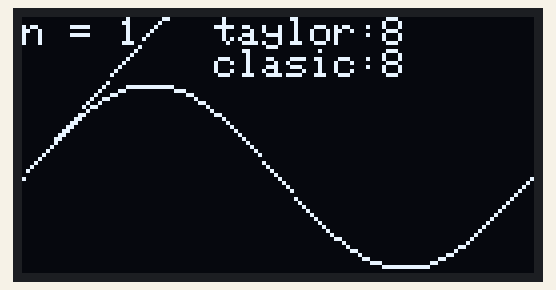
A sketch run on a simulated ESP8266 (NodeMCU). On the bench: 128×64 one-colour display.

Above: at 0.1 s.
At 4.2 s:
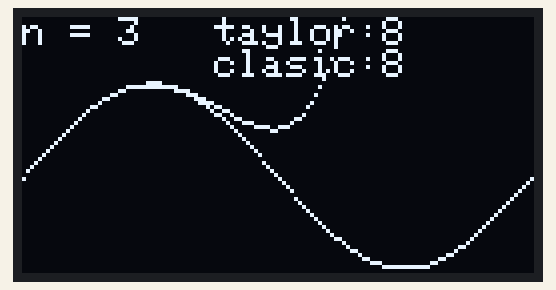
At 8.2 s:
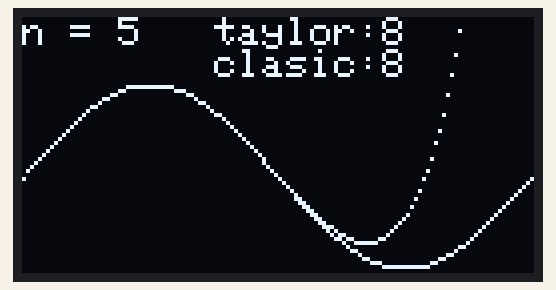
At 18.4 s:
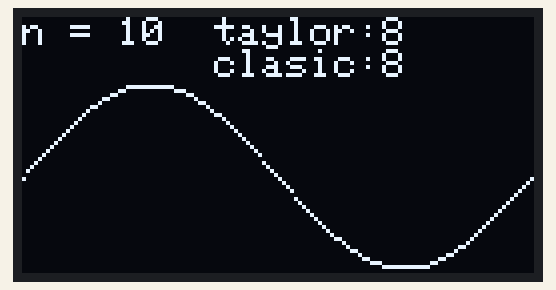
At 26.5 s:
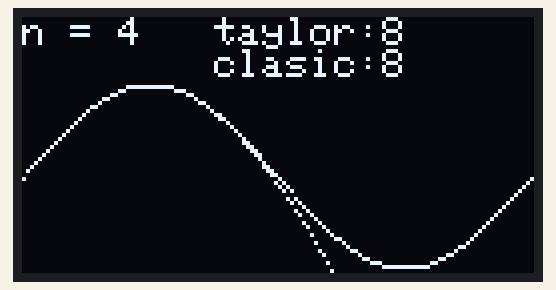
At 36.6 s:
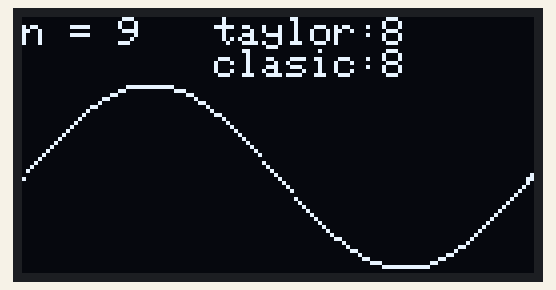

Measured:
- what the display in image 0 shows lasts 2.0 s, from 0.1 s to 2.1 s

The sketch:

sintaylor.ino
```cpp
// Include the library for the OLED display
#include <Adafruit_GFX.h>
#include <Adafruit_SSD1306.h>

// Display dimensions
#define SCREEN_WIDTH 128 // OLED display width, in pixels
#define SCREEN_HEIGHT 64 // OLED display height, in pixels

/*
// Define the pins for the display
#define OLED_MOSI 9
#define OLED_CLK 10
#define OLED_DC 11
#define OLED_CS 12
#define OLED_RESET 13

// Create an object for the display
Adafruit_SSD1306 display(OLED_MOSI, OLED_CLK, OLED_DC, OLED_RESET, OLED_CS);
*/

// Comment out above, uncomment this block to use hardware SPI
#define OLED_DC     D2
#define OLED_CS     D8
#define OLED_RESET  D3
Adafruit_SSD1306 display(SCREEN_WIDTH, SCREEN_HEIGHT,
  &SPI, OLED_DC, OLED_RESET, OLED_CS);


//for time accounting
uint32_t start_taylor = 0 ;
uint32_t stop_taylor = 0 ;
uint32_t start_classic = 0 ;
uint32_t stop_classic = 0 ;


// A function that maps a double value from one range to another
double dmap(double x, double in_min, double in_max, double out_min, double out_max) {
  return (x - in_min) * (out_max - out_min) / (in_max - in_min) + out_min;
}
// A function that approximates the sine of an angle x (in radians) using a Taylor series expansion
// The parameter n is the number of terms to use in the series
double sinTaylor(double x, int n) {
  double sum = 0; // The sum of the series
  double term = x; // The current term in the series
  int sign = 1; // The sign of the current term
  for (int i = 1; i <= n; i++) {
    sum += sign * term; // Add the term to the sum
    term *= x * x / ((2 * i) * (2 * i + 1)); // Update the term using the formula
    sign = -sign; // Flip the sign for the next term
  }
  return sum; // Return the final sum
}

void setup() {
  // Initialize the display
  display.begin(SSD1306_SWITCHCAPVCC);
  display.clearDisplay();
  display.setTextSize(1);
  display.setTextColor(WHITE);
  display.display();
}

void loop() {
  // Draw a sine wave using different number of terms in the series
  for (int n = 1; n <= 10; n++) {
    // Clear the previous wave
//    display.fillRect(0, 16, 128, 48, BLACK);
    display.clearDisplay();
    // Display the number of terms
    display.setCursor(0, 0);
    display.print("n = ");
    display.print(n);

    start_taylor = micros();
    // Draw the wave
    for (int x = 0; x < 128; x++) {
      // Map the x coordinate to the angle in radians
      // bug double angle = map(x, 0, 127, 0, 2 * PI);
      // Map the x coordinate to the angle in radians
      double angle = dmap(x, 0, 127, 0, 2 * PI);

      // Calculate the y coordinate using the sine function
      double y = sinTaylor(angle, n);
      // Map the y coordinate to the pixel position
      int y_pixel = dmap(y, -1, 1, 63, 17);

      // Map the y coordinate to the pixel position
      // bug int y_pixel = map(y, -1, 1, 63, 17);
      // Draw a pixel at the position
      display.drawPixel(x, y_pixel, WHITE);
    }
    stop_taylor = micros();

      start_classic = micros();
// classic sine for reference
        for (int x = 0; x < 128; x++) {
      // Map the x coordinate to the angle in radians
      // bug double angle = map(x, 0, 127, 0, 2 * PI);
      // Map the x coordinate to the angle in radians
      double angle = dmap(x, 0, 127, 0, 2 * PI);

      // Calculate the y coordinate using the sine function
      double y = sin(angle);
      // Map the y coordinate to the pixel position
      int y_pixel = dmap(y, -1, 1, 63, 17);

      // Map the y coordinate to the pixel position
      // bug int y_pixel = map(y, -1, 1, 63, 17);
      // Draw a pixel at the position
//      display.drawPixel(x, y_pixel, 2);// xor so it should cancel out
      display.drawPixel(x, y_pixel, WHITE);// xor so it should cancel out
    }
    stop_classic = micros();
    display.setCursor(8*6, 0);
    display.print("taylor:");
    display.println(stop_taylor-start_taylor);
    display.setCursor(8*6, 8);
    display.print("clasic:");
    display.println(stop_classic-start_classic);
    // Update the display
    display.display();

    // Wait for 2 seconds
    delay(2000);
  }
}
```
